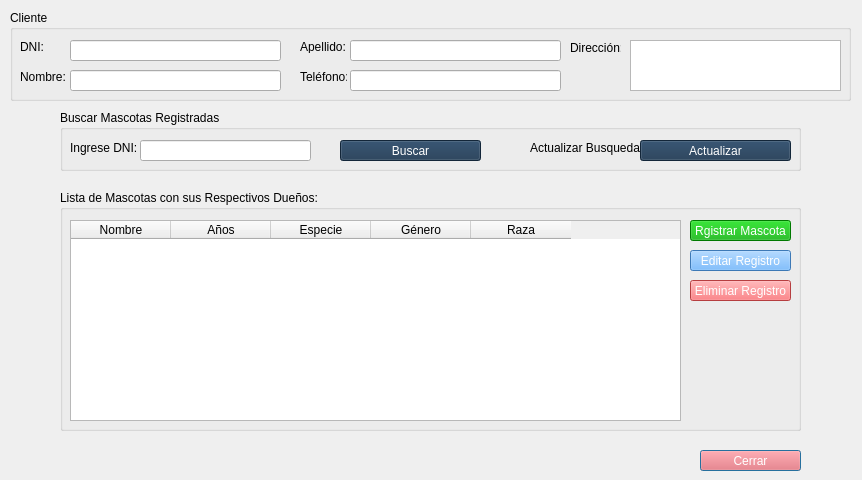
<?xml version="1.0" encoding="UTF-8"?>
<ui version="4.0">
 <class>listarMascotas</class>
 <widget class="QDialog" name="listarMascotas">
  <property name="geometry">
   <rect>
    <x>0</x>
    <y>0</y>
    <width>862</width>
    <height>480</height>
   </rect>
  </property>
  <property name="windowTitle">
   <string>Dialog</string>
  </property>
  <widget class="QPushButton" name="cmdCerrar">
   <property name="geometry">
    <rect>
     <x>700</x>
     <y>450</y>
     <width>101</width>
     <height>21</height>
    </rect>
   </property>
   <property name="cursor">
    <cursorShape>PointingHandCursor</cursorShape>
   </property>
   <property name="styleSheet">
    <string notr="true">color: rgb(255, 255, 255);
background-color: rgb(255, 87, 90);
font: 10pt &quot;MS Shell Dlg 2&quot;;</string>
   </property>
   <property name="text">
    <string>Cerrar</string>
   </property>
  </widget>
  <widget class="QGroupBox" name="groupBox_2">
   <property name="geometry">
    <rect>
     <x>10</x>
     <y>10</y>
     <width>841</width>
     <height>91</height>
    </rect>
   </property>
   <property name="title">
    <string>Cliente</string>
   </property>
   <widget class="QLabel" name="label_2">
    <property name="geometry">
     <rect>
      <x>10</x>
      <y>60</y>
      <width>47</width>
      <height>13</height>
     </rect>
    </property>
    <property name="text">
     <string>Nombre:</string>
    </property>
   </widget>
   <widget class="QLineEdit" name="txtNombreCli">
    <property name="geometry">
     <rect>
      <x>60</x>
      <y>60</y>
      <width>211</width>
      <height>21</height>
     </rect>
    </property>
    <property name="cursor">
     <cursorShape>ForbiddenCursor</cursorShape>
    </property>
    <property name="readOnly">
     <bool>true</bool>
    </property>
   </widget>
   <widget class="QLineEdit" name="txtApellidoCli">
    <property name="geometry">
     <rect>
      <x>340</x>
      <y>30</y>
      <width>211</width>
      <height>21</height>
     </rect>
    </property>
    <property name="cursor">
     <cursorShape>ForbiddenCursor</cursorShape>
    </property>
    <property name="readOnly">
     <bool>true</bool>
    </property>
   </widget>
   <widget class="QLabel" name="label_3">
    <property name="geometry">
     <rect>
      <x>290</x>
      <y>30</y>
      <width>47</width>
      <height>13</height>
     </rect>
    </property>
    <property name="text">
     <string>Apellido:</string>
    </property>
   </widget>
   <widget class="QLineEdit" name="txtDniCli">
    <property name="geometry">
     <rect>
      <x>60</x>
      <y>30</y>
      <width>211</width>
      <height>21</height>
     </rect>
    </property>
    <property name="cursor">
     <cursorShape>ForbiddenCursor</cursorShape>
    </property>
    <property name="readOnly">
     <bool>true</bool>
    </property>
   </widget>
   <widget class="QLabel" name="label_4">
    <property name="geometry">
     <rect>
      <x>10</x>
      <y>30</y>
      <width>47</width>
      <height>13</height>
     </rect>
    </property>
    <property name="text">
     <string>DNI:</string>
    </property>
   </widget>
   <widget class="QLabel" name="label_11">
    <property name="geometry">
     <rect>
      <x>560</x>
      <y>30</y>
      <width>51</width>
      <height>16</height>
     </rect>
    </property>
    <property name="text">
     <string>Dirección:</string>
    </property>
   </widget>
   <widget class="QLabel" name="label_12">
    <property name="geometry">
     <rect>
      <x>290</x>
      <y>60</y>
      <width>47</width>
      <height>13</height>
     </rect>
    </property>
    <property name="text">
     <string>Teléfono:</string>
    </property>
   </widget>
   <widget class="QLineEdit" name="txtTelefonoCli">
    <property name="geometry">
     <rect>
      <x>340</x>
      <y>60</y>
      <width>211</width>
      <height>21</height>
     </rect>
    </property>
    <property name="cursor">
     <cursorShape>ForbiddenCursor</cursorShape>
    </property>
    <property name="readOnly">
     <bool>true</bool>
    </property>
   </widget>
   <widget class="QPlainTextEdit" name="txtDireccionCli">
    <property name="geometry">
     <rect>
      <x>620</x>
      <y>30</y>
      <width>211</width>
      <height>51</height>
     </rect>
    </property>
    <property name="cursor" stdset="0">
     <cursorShape>ForbiddenCursor</cursorShape>
    </property>
    <property name="readOnly">
     <bool>true</bool>
    </property>
   </widget>
   <zorder>label_2</zorder>
   <zorder>txtNombreCli</zorder>
   <zorder>txtApellidoCli</zorder>
   <zorder>label_3</zorder>
   <zorder>txtDniCli</zorder>
   <zorder>label_4</zorder>
   <zorder>label_11</zorder>
   <zorder>label_12</zorder>
   <zorder>txtTelefonoCli</zorder>
   <zorder>txtDireccionCli</zorder>
   <zorder>twDoctor</zorder>
  </widget>
  <widget class="QGroupBox" name="groupBox_3">
   <property name="geometry">
    <rect>
     <x>60</x>
     <y>110</y>
     <width>741</width>
     <height>61</height>
    </rect>
   </property>
   <property name="title">
    <string>Buscar Mascotas Registradas</string>
   </property>
   <widget class="QLabel" name="label_19">
    <property name="geometry">
     <rect>
      <x>10</x>
      <y>30</y>
      <width>81</width>
      <height>16</height>
     </rect>
    </property>
    <property name="text">
     <string>Ingrese DNI:</string>
    </property>
   </widget>
   <widget class="QPushButton" name="cmdBuscarDoc">
    <property name="geometry">
     <rect>
      <x>280</x>
      <y>30</y>
      <width>141</width>
      <height>21</height>
     </rect>
    </property>
    <property name="cursor">
     <cursorShape>PointingHandCursor</cursorShape>
    </property>
    <property name="styleSheet">
     <string notr="true">background-color: rgb(26, 53, 80);
color: rgb(255, 255, 255);</string>
    </property>
    <property name="text">
     <string>Buscar</string>
    </property>
   </widget>
   <widget class="QLabel" name="label_5">
    <property name="geometry">
     <rect>
      <x>470</x>
      <y>30</y>
      <width>111</width>
      <height>16</height>
     </rect>
    </property>
    <property name="text">
     <string>Actualizar Busqueda:</string>
    </property>
   </widget>
   <widget class="QPushButton" name="cmdActualizar">
    <property name="geometry">
     <rect>
      <x>580</x>
      <y>30</y>
      <width>151</width>
      <height>21</height>
     </rect>
    </property>
    <property name="cursor">
     <cursorShape>PointingHandCursor</cursorShape>
    </property>
    <property name="styleSheet">
     <string notr="true">background-color: rgb(26, 53, 80);
color: rgb(255, 255, 255);</string>
    </property>
    <property name="text">
     <string>Actualizar</string>
    </property>
   </widget>
   <widget class="QLineEdit" name="txtBuscarDoc">
    <property name="geometry">
     <rect>
      <x>80</x>
      <y>30</y>
      <width>171</width>
      <height>21</height>
     </rect>
    </property>
   </widget>
  </widget>
  <widget class="QGroupBox" name="groupBox">
   <property name="geometry">
    <rect>
     <x>60</x>
     <y>190</y>
     <width>741</width>
     <height>241</height>
    </rect>
   </property>
   <property name="title">
    <string>Lista de Mascotas con sus Respectivos Dueños:</string>
   </property>
   <widget class="QTableWidget" name="twMascota">
    <property name="geometry">
     <rect>
      <x>10</x>
      <y>30</y>
      <width>611</width>
      <height>201</height>
     </rect>
    </property>
    <property name="cursor" stdset="0">
     <cursorShape>PointingHandCursor</cursorShape>
    </property>
    <column>
     <property name="text">
      <string>Nombre</string>
     </property>
     <property name="background">
      <color>
       <red>85</red>
       <green>170</green>
       <blue>255</blue>
      </color>
     </property>
    </column>
    <column>
     <property name="text">
      <string>Años</string>
     </property>
     <property name="background">
      <color>
       <red>85</red>
       <green>170</green>
       <blue>255</blue>
      </color>
     </property>
    </column>
    <column>
     <property name="text">
      <string>Especie</string>
     </property>
     <property name="background">
      <color>
       <red>85</red>
       <green>170</green>
       <blue>255</blue>
      </color>
     </property>
    </column>
    <column>
     <property name="text">
      <string>Género</string>
     </property>
     <property name="background">
      <color>
       <red>85</red>
       <green>170</green>
       <blue>255</blue>
      </color>
     </property>
    </column>
    <column>
     <property name="text">
      <string>Raza</string>
     </property>
     <property name="background">
      <color>
       <red>85</red>
       <green>170</green>
       <blue>255</blue>
      </color>
     </property>
    </column>
   </widget>
   <widget class="QPushButton" name="cmdEliminar">
    <property name="geometry">
     <rect>
      <x>630</x>
      <y>90</y>
      <width>101</width>
      <height>21</height>
     </rect>
    </property>
    <property name="cursor">
     <cursorShape>PointingHandCursor</cursorShape>
    </property>
    <property name="styleSheet">
     <string notr="true">color: rgb(255, 255, 255);
background-color: rgb(255, 87, 90);</string>
    </property>
    <property name="text">
     <string>Eliminar Registro</string>
    </property>
   </widget>
   <widget class="QPushButton" name="cmdReservar">
    <property name="geometry">
     <rect>
      <x>630</x>
      <y>30</y>
      <width>101</width>
      <height>21</height>
     </rect>
    </property>
    <property name="cursor">
     <cursorShape>PointingHandCursor</cursorShape>
    </property>
    <property name="styleSheet">
     <string notr="true">background-color: rgb(0, 170, 0);
color: rgb(255, 255, 255);</string>
    </property>
    <property name="text">
     <string>Rgistrar Mascota</string>
    </property>
   </widget>
   <widget class="QPushButton" name="cmdEditar">
    <property name="geometry">
     <rect>
      <x>630</x>
      <y>60</y>
      <width>101</width>
      <height>21</height>
     </rect>
    </property>
    <property name="cursor">
     <cursorShape>PointingHandCursor</cursorShape>
    </property>
    <property name="styleSheet">
     <string notr="true">background-color: rgb(85, 170, 255);
color: rgb(255, 255, 255);</string>
    </property>
    <property name="text">
     <string>Editar Registro</string>
    </property>
   </widget>
  </widget>
 </widget>
 <resources/>
 <connections/>
</ui>
